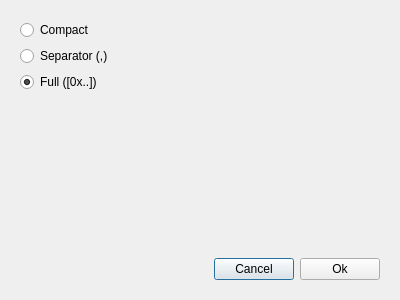
<?xml version="1.0" encoding="UTF-8"?>
<ui version="4.0">
 <class>QDTerminalLogFormats</class>
 <widget class="QDialog" name="QDTerminalLogFormats">
  <property name="geometry">
   <rect>
    <x>0</x>
    <y>0</y>
    <width>400</width>
    <height>300</height>
   </rect>
  </property>
  <property name="windowTitle">
   <string>Terminal log formats</string>
  </property>
  <layout class="QVBoxLayout" name="verticalLayout_2">
   <item>
    <widget class="QWidget" name="widget" native="true">
     <layout class="QVBoxLayout" name="verticalLayout">
      <item>
       <widget class="QRadioButton" name="QRBCompact">
        <property name="text">
         <string>Compact</string>
        </property>
       </widget>
      </item>
      <item>
       <widget class="QRadioButton" name="QRBSeparator">
        <property name="text">
         <string>Separator (,)</string>
        </property>
       </widget>
      </item>
      <item>
       <widget class="QRadioButton" name="QRBFull">
        <property name="text">
         <string>Full ([0x..])</string>
        </property>
        <property name="checked">
         <bool>true</bool>
        </property>
       </widget>
      </item>
     </layout>
    </widget>
   </item>
   <item>
    <spacer name="verticalSpacer">
     <property name="orientation">
      <enum>Qt::Vertical</enum>
     </property>
     <property name="sizeHint" stdset="0">
      <size>
       <width>20</width>
       <height>40</height>
      </size>
     </property>
    </spacer>
   </item>
   <item>
    <widget class="QWidget" name="widget_2" native="true">
     <layout class="QHBoxLayout" name="horizontalLayout">
      <item>
       <spacer name="horizontalSpacer">
        <property name="orientation">
         <enum>Qt::Horizontal</enum>
        </property>
        <property name="sizeHint" stdset="0">
         <size>
          <width>195</width>
          <height>20</height>
         </size>
        </property>
       </spacer>
      </item>
      <item>
       <widget class="QPushButton" name="QPBCancel">
        <property name="text">
         <string>Cancel</string>
        </property>
       </widget>
      </item>
      <item>
       <widget class="QPushButton" name="QPBOk">
        <property name="text">
         <string>Ok</string>
        </property>
       </widget>
      </item>
     </layout>
    </widget>
   </item>
  </layout>
 </widget>
 <tabstops>
  <tabstop>QRBCompact</tabstop>
  <tabstop>QRBSeparator</tabstop>
  <tabstop>QRBFull</tabstop>
  <tabstop>QPBCancel</tabstop>
  <tabstop>QPBOk</tabstop>
 </tabstops>
 <resources/>
 <connections/>
</ui>
